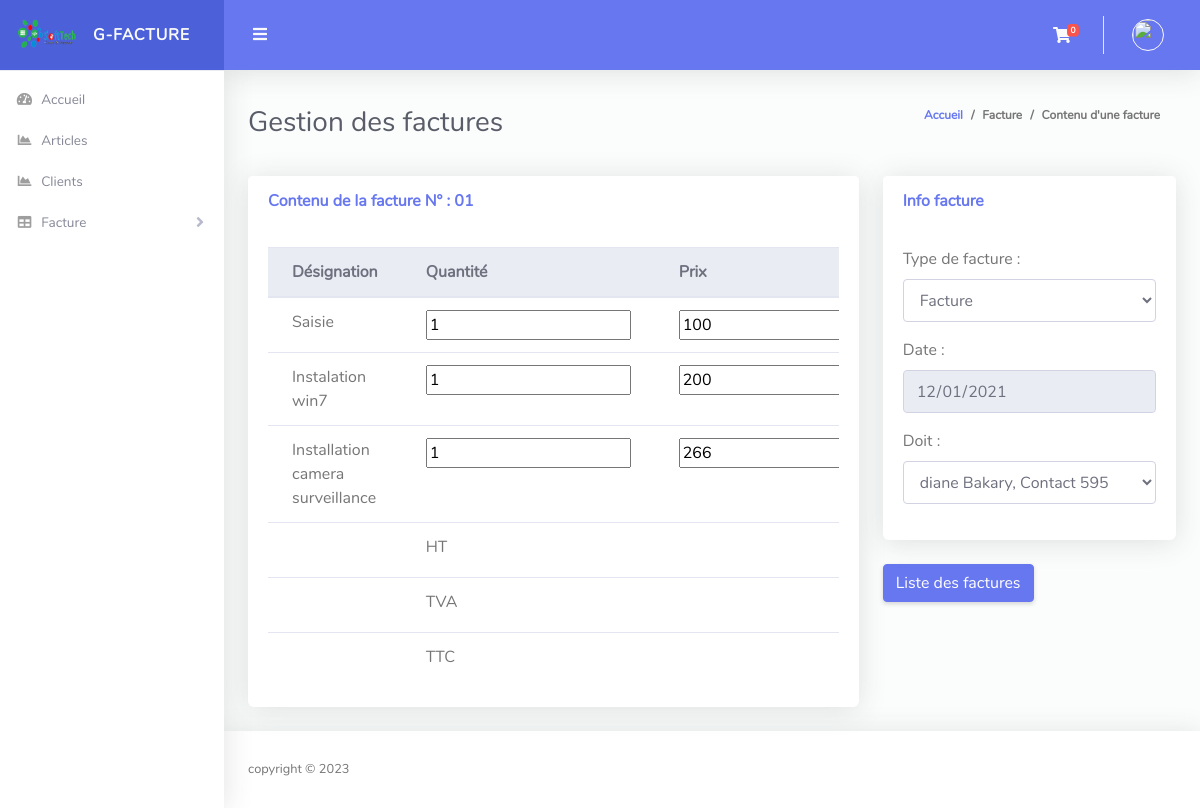
/voir_facture.php?num_facture=1, run on the app's committed database.
### tables this page shows
CREATE TABLE `facture` (
  `num_facture` int(11) NOT NULL,
  `type_fact` varchar(50) NOT NULL,
  `date_fact` date DEFAULT NULL,
  `num_clt` int(11) NOT NULL,
  `ht` int(11) NOT NULL,
  `tva` int(11) DEFAULT 0,
  `ttc` int(11) DEFAULT NULL
);

CREATE TABLE `contenir` (
  `id` int(11) NOT NULL,
  `id_fact` int(11) NOT NULL,
  `id_article` int(11) NOT NULL,
  `prix` int(11) NOT NULL,
  `qte` int(11) NOT NULL,
  `montant` int(11) NOT NULL
);

CREATE TABLE `produit` (
  `refProduit` int(11) NOT NULL,
  `designation` varchar(90) DEFAULT NULL,
  `prix_intial` int(11) DEFAULT NULL
);

CREATE TABLE `client` (
  `num_clt` int(11) NOT NULL,
  `nomclt` varchar(90) DEFAULT NULL,
  `prenomclt` varchar(90) DEFAULT NULL,
  `adresseclt` varchar(80) DEFAULT NULL,
  `contactclt` varchar(70) DEFAULT NULL,
  `emailclt` varchar(60) DEFAULT NULL,
  `date_ajout` datetime NOT NULL DEFAULT current_timestamp()
);

### voir_facture.php (the view, shortened to what this page needs)
<?php
  if (isset($_GET['num_facture'])) {
   require_once('db.php');
   $facture = $bdd->prepare("SELECT * FROM facture WHERE num_facture=?");
   $facture->execute(array($_GET['num_facture']));
   $fact=$facture->fetch();
    $sql1 = "SELECT * FROM client WHERE num_clt=?";
    $stmt1 = $bdd->prepare($sql1);
    $stmt1->execute(array($fact['num_clt']));
    $Clientfact = $stmt1->fetch();
    $reqContentFacture = $bdd->prepare("SELECT * FROM contenir INNER JOIN produit ON produit.refProduit=contenir.id_article WHERE id_fact=?");
    $reqContentFacture->execute(array($_GET['num_facture']));
?>
<!DOCTYPE html>
<html lang="fr">
<body id="page-top">
  <div id="wrapper">
    <?php include('menu.php') ?>
    <div id="content-wrapper" class="d-flex flex-column">
      <div id="content">
        <?php include('nave.php') ?>
        <div class="container-fluid" id="container-wrapper">
          <div class="d-sm-flex align-items-center justify-content-between mb-4">
            <h1 class="h3 mb-0 text-gray-800">Gestion des factures</h1>
            <ol class="breadcrumb">
              <li class="breadcrumb-item"><a href="./">Accueil</a></li>
              <li class="breadcrumb-item">Facture</li>
              <li class="breadcrumb-item active" aria-current="page">Contenu d'une facture</li>
            </ol>
          </div>
            <div class="">
                <form class="myForm" method="post" action="#">
                    <div class="row">
                        <div class="col-lg-8">
                            <div class="card mb-4">
                                <div class="card-header py-3 d-flex flex-row align-items-center justify-content-between">
                                  <h6 class="m-0 font-weight-bold text-primary">Contenu de la facture N° : <?php if($fact['num_facture']<10){echo '0'.$fact['num_facture'];}else { echo $fact['num_facture']; } ?></h6>
                                </div>
                                <div class="card-body">
                                    <div class="table-responsive">
                                       <table class="table align-items-center">
                                          <thead class="thead-light">
                                            <tr>
                                              <th>Désignation</th>
                                              <th class="col-lg-1">Quantité</th>
                                              <th>Prix</th>
                                            </tr>
                                          </thead>
                                          <tbody>
                                            <?php while($content = $reqContentFacture->fetch()){?>
                                            <tr>
                                              <td><?= $content['designation']?><input type="hidden" name="id_article[]" value="<?= $content['id']?>"></td>
                                              <td><input type="number" name="qte[]" value="<?= $content['qte']?>" class="qte" readonly></td>
                                              <td align="right"><input type="number" name="prix[]" value="<?= $content['prix']?>" class="prix" readonly></td>
                                            </tr>
                                            <?php } ?>
                                            <tr>
                                                <td></td>
                                                <td>HT</td>
                                                <td></td>
                                            </tr>
                                            <?php if($fact['tva']>0){ ?>
                                            <tr>
                                                <td></td>
                                                <td>TVA</td>
                                                <td></td>
                                            </tr>
                                            <tr>
                                                <td></td>
                                                <td>TTC</td>
                                                <td></td>
                                            </tr>
                                          <?php } ?>
                                          </tbody>
                                       </table>
                                    </div>
                                </div>
                            </div>
                        </div>
                        <div class="col-lg-4">
                            <div class="card mb-4">
                              <div class="card-header py-3 d-flex flex-row align-items-center justify-content-between">
                                <h6 class="m-0 font-weight-bold text-primary">Info facture</h6>
                              </div>
                              <div class="card-body">
                                 <div class="row">
                                    <div class="col-lg-12">
                                        <div class="form-group">
                                          <label for="">Type de facture :</label>
                                          <select class="form-control" name="type_fact">
                                            <option value=""><?php echo $fact['type_fact'] ?></option>
                                          </select>
                                        </div>
                                    </div>
                                    <div class="col-lg-12">
                                        <div class="form-group">
                                          <label for="">Date : </label>
                                          <input type="date" class="form-control" name="date_fact" value="<?php echo $fact['date_fact'] ?>" id="" readonly>
                                        </div>
                                    </div>
                                  </div>
                                  <div class="row">
                                      <div class="col-lg-12">
                                          <div class="form-group">
                                            <label for="select2Single">Doit :</label>
                                            <select class="select2-single form-control" name="client" id="select2Single" required>
                                              <option value=""><?= $Clientfact['nomclt'].' '.$Clientfact['prenomclt'].', Contact '.$Clientfact['contactclt'] ?></option>
                                            </select>
                                          </div>
                                      </div>
                                  </div>
                              </div>
                            </div>
                          <a href="facture.php" name="valider" class="btn btn-primary">Liste des factures</a>
                        </div>
                    </div>
                </form>
            </div>
        </div>
      </div>
     <?php include('footer.php') ?>
    </div>
  </div>
</body>
<?php } ?>

### menu.php (shortened to what this page needs)
<?php
$page = $_SERVER['PHP_SELF'];
$active = 'active';
?>
<head>
  <link href="vendor/fontawesome-free/css/all.min.css" rel="stylesheet" type="text/css">
  <link href="vendor/bootstrap/css/bootstrap.min.css" rel="stylesheet" type="text/css">
  <link href="css/ruang-admin.min.css" rel="stylesheet">
  <link href="vendor/datatables/dataTables.bootstrap4.min.css" rel="stylesheet">
  <link href="vendor/select2/dist/css/select2.min.css" rel="stylesheet" type="text/css">
  <link href="vendor/bootstrap-datepicker/css/bootstrap-datepicker.min.css" rel="stylesheet" >
  <link href="vendor/bootstrap-touchspin/css/jquery.bootstrap-touchspin.css" rel="stylesheet" >
  <link href="vendor/clock-picker/clockpicker.css" rel="stylesheet">
  <link href="css/ruang-admin.min.css" rel="stylesheet">
</head>
<ul class="navbar-nav sidebar sidebar-light accordion" id="accordionSidebar">
      <a class="sidebar-brand d-flex align-items-center justify-content-center" href="index.php">
        <div class="sidebar-brand-icon">
          <img src="img/soft.png">
        </div>
        <div class="sidebar-brand-text mx-3">G-FACTURE</div>
      </a>
      <hr class="sidebar-divider my-0">
      <li class="nav-item <?php if($page=="/mariam/index.php"){ echo $active; }?>">
        <a class="nav-link" href="index.php">
          <i class="fas fa-fw fa-tachometer-alt"></i>
          <span>Accueil</span></a>
      </li>
       <li class="nav-item <?php if($page=="/mariam/article.php"){ echo $active; }?>">
        <a class="nav-link" href="article.php">
          <i class="fas fa-fw fa-chart-area"></i>
          <span>Articles</span>
        </a>
      </li>
       <li class="nav-item <?php if($page=="/mariam/client.php"){ echo $active; }?>">
        <a class="nav-link" href="client.php">
          <i class="fas fa-fw fa-chart-area"></i>
          <span>Clients</span>
        </a>
      </li>
      <li class="nav-item <?php if($page=="/mariam/service.php" || $page=="/mariam/facture.php" || $page=="/mariam/panier.php"){ echo $active; }?>">
        <a class="nav-link collapsed" href="#" data-toggle="collapse" data-target="#collapseTable" aria-expanded="true"
          aria-controls="collapseTable">
          <i class="fas fa-fw fa-table"></i>
          <span>Facture</span>
        </a>
      </li>
    </ul>

### nave.php (shortened to what this page needs)
<nav class="navbar navbar-expand navbar-light bg-navbar topbar mb-4 static-top">
          <button id="sidebarToggleTop" class="btn btn-link rounded-circle mr-3">
            <i class="fa fa-bars"></i>
          </button>
          <ul class="navbar-nav ml-auto">
              <li class="nav-item dropdown no-arrow mx-1">
                <a class="nav-link" href="panier.php" id="" role="button"
                  aria-haspopup="true" aria-expanded="false">
                  <i class="fas fa-shopping-cart"></i>
                  <span class="badge badge-danger badge-counter"><?php if(isset($_SESSION['cart']) && count($_SESSION['cart'])>0){ echo count($_SESSION['cart']); }else{echo "0";}?></span>
                </a>
              </li>
            <li class="nav-item dropdown no-arrow">
              <a class="nav-link dropdown-toggle" href="#" id="userDropdown" role="button" data-toggle="dropdown"
                aria-haspopup="true" aria-expanded="false">
                <img class="img-profile rounded-circle" src="img/default.jpg" style="max-width: 60px">
              </a>
            </li>
          </ul>
        </nav>

### footer.php (shortened to what this page needs)
<footer class="sticky-footer bg-white">
  <div class="container my-auto">
    <div class="copyright text-left my-auto">
      <span>copyright &copy;
      </span>
    </div>
  </div>
</footer>

### data on the page
facture: num_facture "1", type_fact "Facture", date_fact "12/01/2021"
contenir: id_article.designation "Saisie", qte "1", prix "100"
contenir: id_article.designation "Instalation win7", qte "1", prix "200"
contenir: id_article.designation "Installation camera surveillance", qte "1", prix "266"
client: client "diane Bakary, Contact 595"
